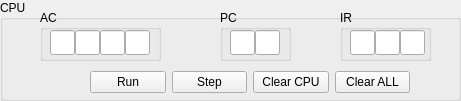
   <widget class="QGroupBox" name="CPUGroup">
    <property name="geometry">
     <rect>
      <x>280</x>
      <y>10</y>
      <width>461</width>
      <height>101</height>
     </rect>
    </property>
    <property name="title">
     <string>CPU</string>
    </property>
    <widget class="QGroupBox" name="ACGroup">
     <property name="geometry">
      <rect>
       <x>40</x>
       <y>10</y>
       <width>121</width>
       <height>51</height>
      </rect>
     </property>
     <property name="title">
      <string>AC</string>
     </property>
     <widget class="QLineEdit" name="AC1">
      <property name="geometry">
       <rect>
        <x>10</x>
        <y>20</y>
        <width>25</width>
        <height>25</height>
       </rect>
      </property>
      <property name="inputMethodHints">
       <set>Qt::ImhNone</set>
      </property>
      <property name="readOnly">
       <bool>true</bool>
      </property>
     </widget>
     <widget class="QLineEdit" name="AC2">
      <property name="geometry">
       <rect>
        <x>35</x>
        <y>20</y>
        <width>25</width>
        <height>25</height>
       </rect>
      </property>
      <property name="inputMethodHints">
       <set>Qt::ImhNone</set>
      </property>
      <property name="readOnly">
       <bool>true</bool>
      </property>
     </widget>
     <widget class="QLineEdit" name="AC3">
      <property name="geometry">
       <rect>
        <x>60</x>
        <y>20</y>
        <width>25</width>
        <height>25</height>
       </rect>
      </property>
      <property name="inputMethodHints">
       <set>Qt::ImhNone</set>
      </property>
      <property name="readOnly">
       <bool>true</bool>
      </property>
     </widget>
     <widget class="QLineEdit" name="AC4">
      <property name="geometry">
       <rect>
        <x>85</x>
        <y>20</y>
        <width>25</width>
        <height>25</height>
       </rect>
      </property>
      <property name="inputMethodHints">
       <set>Qt::ImhNone</set>
      </property>
      <property name="readOnly">
       <bool>true</bool>
      </property>
     </widget>
    </widget>
    <widget class="QGroupBox" name="IRGroup">
     <property name="geometry">
      <rect>
       <x>340</x>
       <y>10</y>
       <width>91</width>
       <height>51</height>
      </rect>
     </property>
     <property name="title">
      <string>IR</string>
     </property>
     <widget class="QLineEdit" name="IR1">
      <property name="geometry">
       <rect>
        <x>10</x>
        <y>20</y>
        <width>25</width>
        <height>25</height>
       </rect>
      </property>
      <property name="inputMethodHints">
       <set>Qt::ImhNone</set>
      </property>
      <property name="readOnly">
       <bool>true</bool>
      </property>
     </widget>
     <widget class="QLineEdit" name="IR2">
      <property name="geometry">
       <rect>
        <x>35</x>
        <y>20</y>
        <width>25</width>
        <height>25</height>
       </rect>
      </property>
      <property name="inputMethodHints">
       <set>Qt::ImhNone</set>
      </property>
      <property name="readOnly">
       <bool>true</bool>
      </property>
     </widget>
     <widget class="QLineEdit" name="IR3">
      <property name="geometry">
       <rect>
        <x>60</x>
        <y>20</y>
        <width>25</width>
        <height>25</height>
       </rect>
      </property>
      <property name="inputMethodHints">
       <set>Qt::ImhNone</set>
      </property>
      <property name="readOnly">
       <bool>true</bool>
      </property>
     </widget>
    </widget>
    <widget class="QWidget" name="layoutWidget">
     <property name="geometry">
      <rect>
       <x>90</x>
       <y>70</y>
       <width>320</width>
       <height>25</height>
      </rect>
     </property>
     <layout class="QHBoxLayout" name="horizontalLayout">
      <item>
       <widget class="QPushButton" name="runBtn">
        <property name="text">
         <string>Run</string>
        </property>
       </widget>
      </item>
      <item>
       <widget class="QPushButton" name="stepBtn">
        <property name="text">
         <string>Step</string>
        </property>
       </widget>
      </item>
      <item>
       <widget class="QPushButton" name="clearCPUBut">
        <property name="text">
         <string>Clear CPU</string>
        </property>
       </widget>
      </item>
      <item>
       <widget class="QPushButton" name="clearAllBut">
        <property name="text">
         <string>Clear ALL</string>
        </property>
       </widget>
      </item>
     </layout>
    </widget>
    <widget class="QGroupBox" name="PCGroup">
     <property name="geometry">
      <rect>
       <x>220</x>
       <y>10</y>
       <width>71</width>
       <height>51</height>
      </rect>
     </property>
     <property name="title">
      <string>PC</string>
     </property>
     <widget class="QLineEdit" name="PC1">
      <property name="geometry">
       <rect>
        <x>10</x>
        <y>20</y>
        <width>25</width>
        <height>25</height>
       </rect>
      </property>
      <property name="inputMethodHints">
       <set>Qt::ImhNone</set>
      </property>
      <property name="readOnly">
       <bool>false</bool>
      </property>
     </widget>
     <widget class="QLineEdit" name="PC2">
      <property name="geometry">
       <rect>
        <x>35</x>
        <y>20</y>
        <width>25</width>
        <height>25</height>
       </rect>
      </property>
      <property name="inputMethodHints">
       <set>Qt::ImhNone</set>
      </property>
      <property name="readOnly">
       <bool>false</bool>
      </property>
     </widget>
    </widget>
   </widget>
